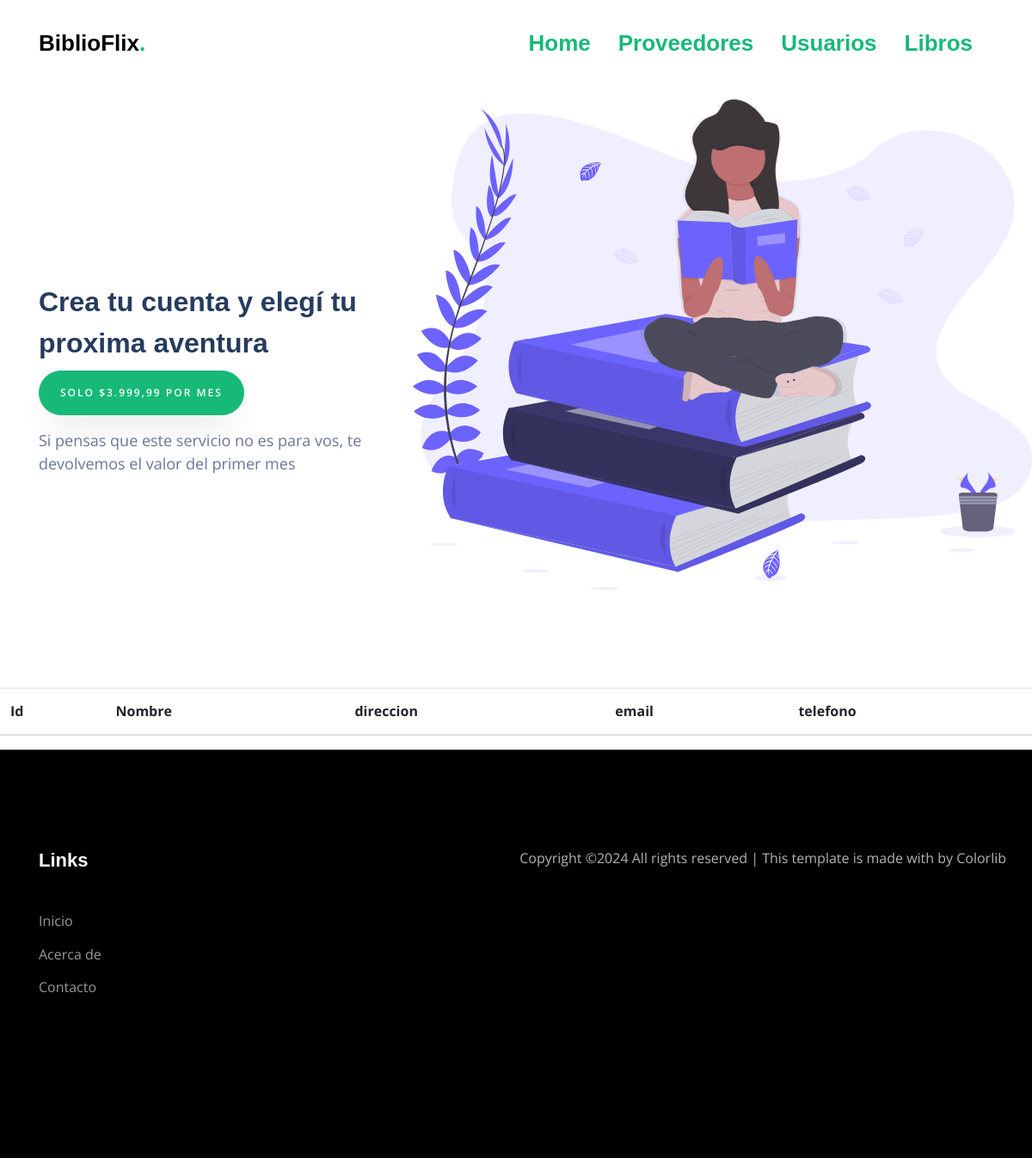
/usuarios/, run on an earlier commit of the app's database.
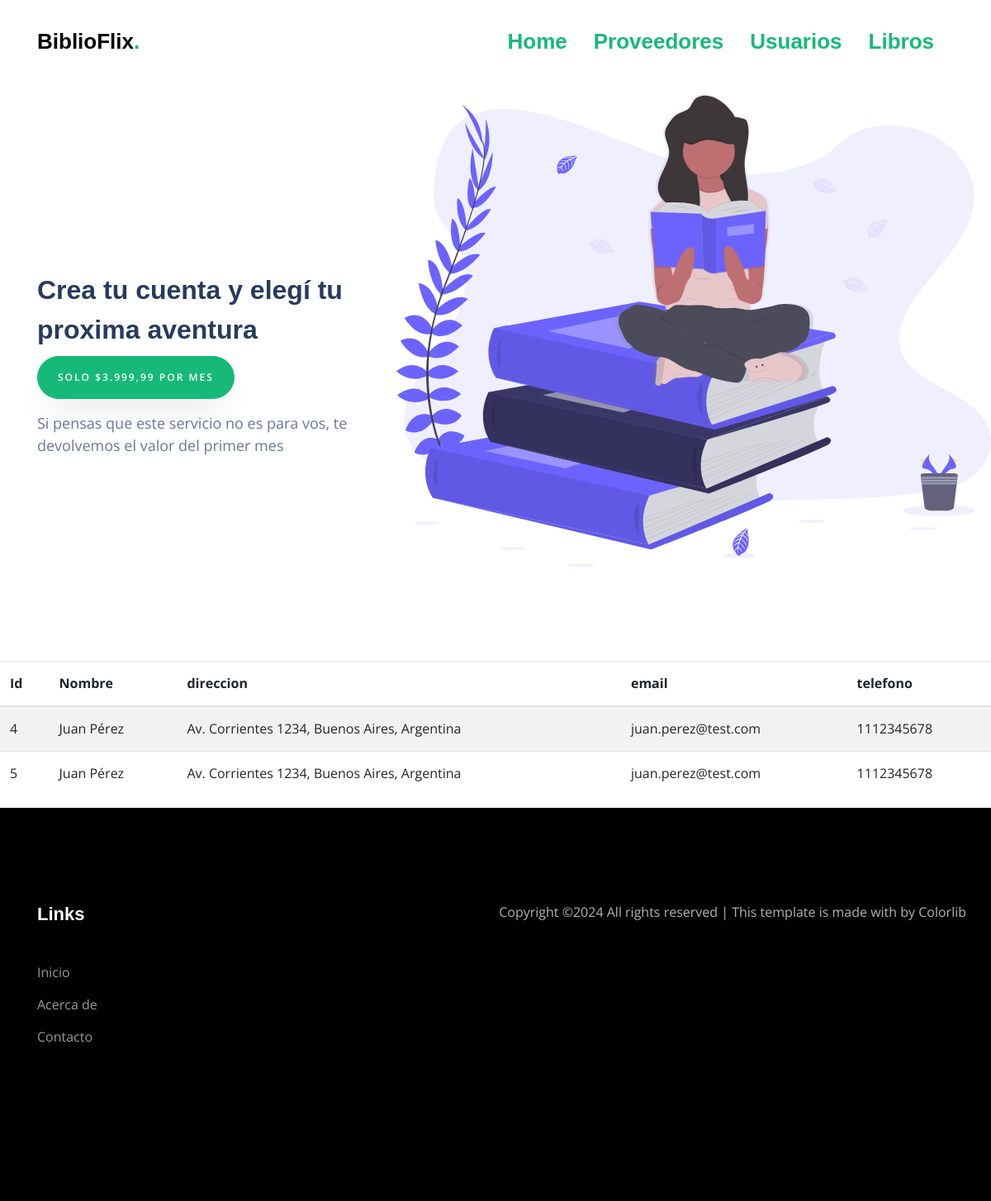
And on a later commit of the database.
### negocio/models.py (models this page shows, shortened)
class Usuario(models.Model):
    nombre = models.CharField(max_length=50)
    direccion = models.CharField(max_length=250)
    email = models.EmailField()
    telefono = models.IntegerField()

### negocio/views.py (the view)
# urls.py: path('usuarios/', usuarios, name="usuarios"),
def usuarios(request):
    usuarios = Usuario.objects.all()
    contexto = {"usuarios": usuarios}
    return render(request, "negocio/usuarios.html", contexto)

### negocio/templates/negocio/usuarios.html (shortened to what this page needs)
{% extends "negocio/index.html" %}
{% block titulo %}
<h2>Crea tu cuenta y elegí tu proxima aventura</h2>
<p><a href="#" class="btn btn-primary py-3 px-4">Solo $3.999,99 por mes</a></p>
<p>Si pensas que este servicio no es para vos, te devolvemos el valor del primer mes</p>
{% endblock titulo %}
{% block contenido %}
<table class="table table-striped">
    <thead>
        <tr>
            <th>Id</td>
            <th>Nombre</td>
            <th>direccion</th>
            <th>email</th>
            <th>telefono</th>
        </tr>
    </thead>
    <tbody>
    {% for u in usuarios %}
        <tr>
            <td>{{ u.id }}</td>
            <td>{{ u.nombre }}</td>
            <td>{{ u.direccion }}</td>
            <td>{{ u.email }}</td>
            <td>{{ u.telefono }}</td>
        </tr>
    {% endfor %}
    </tbody>
</table>
{% endblock contenido %}

What changed in the data, as far as the page shows it:
added Usuario: id "4", nombre "Juan Pérez", direccion "Av. Corrientes 1234, Buenos Aires, Argentina", email "juan.perez@test.com", telefono "1112345678"
added Usuario: id "5", nombre "Juan Pérez", direccion "Av. Corrientes 1234, Buenos Aires, Argentina", email "juan.perez@test.com", telefono "1112345678"
